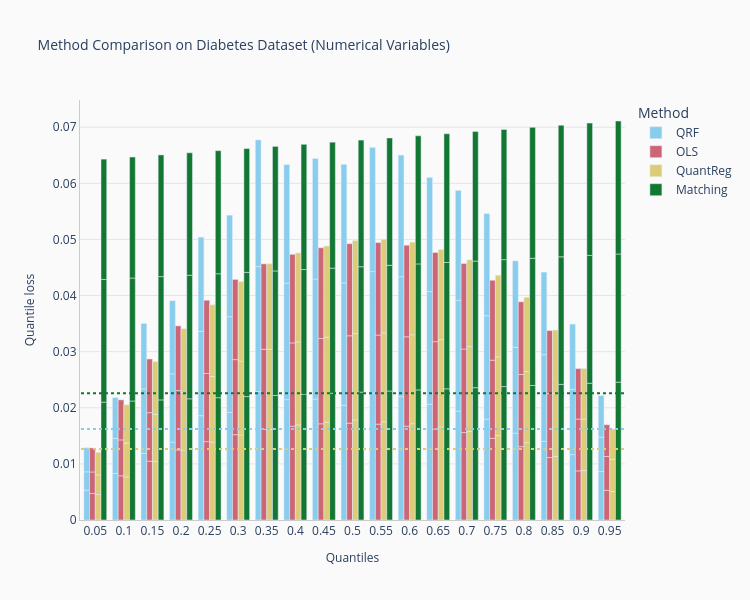

Notebook code for this chart:
### Markdown cell above
# Benchmarking methods

This notebook provides a guide to benchmarking different imputation methods using Microimpute through two example data sets.

### With sklearn's Diabetes data set

For data set details refer [here](https://scikit-learn.org/stable/datasets/toy_dataset.html).

### Code cell
from typing import List, Type

import pandas as pd

from microimpute.comparisons import *
from microimpute.config import RANDOM_STATE
from microimpute.models import *
from microimpute.visualizations import method_comparison_results
from microimpute.evaluations import *
from sklearn.datasets import load_diabetes
from sklearn.model_selection import train_test_split

import warnings

warnings.filterwarnings("ignore")

# 1. Prepare data
diabetes = load_diabetes()
df = pd.DataFrame(diabetes.data, columns=diabetes.feature_names)
X_train, X_test = train_test_split(
    df, test_size=0.2, random_state=RANDOM_STATE
)

predictors = ["age", "sex", "bmi", "bp"]
imputed_variables = ["s1", "s4"]  # Numerical variables

Y_test: pd.DataFrame = X_test[imputed_variables]

# 2. Run imputation methods
model_classes: List[Type[Imputer]] = [QRF, OLS, QuantReg, Matching]
method_imputations = get_imputations(
    model_classes, X_train, X_test, predictors, imputed_variables
)

# 3. Compare imputation methods using unified metrics function
# The function automatically detects that these are numerical variables and uses quantile loss
loss_comparison_df = compare_metrics(
    Y_test, method_imputations, imputed_variables
)

# 4. Plot results - filter for quantile loss metrics only
quantile_loss_df = loss_comparison_df[loss_comparison_df['Metric'] == 'quantile_loss']
comparison_viz = method_comparison_results(
    data=quantile_loss_df,
    metric="quantile_loss",
    data_format="long",
)
fig = comparison_viz.plot(
    title="Method Comparison on Diabetes Dataset (Numerical Variables)",
)
fig.show()

# Display summary statistics
print("Summary of quantile loss by method:")
summary = quantile_loss_df[quantile_loss_df['Imputed Variable'] == 'mean_quantile_loss'].groupby('Method')['Loss'].mean()
print(summary.sort_values())

# Evaluate sensitivity to predictors
leave_one_out_results = leave_one_out_analysis(
    df,
    predictors,
    imputed_variables,
    QRF
)

predictor_inclusion_results = progressive_predictor_inclusion(
    df,
    predictors,
    imputed_variables,
    QRF
)

print(f"Optimal subset: {predictor_inclusion_results['optimal_subset']}")
print(f"Optimal loss: {predictor_inclusion_results['optimal_loss']}")

# For step-by-step details:
print(predictor_inclusion_results['results_df'])

### Figure 1 — Plotly figure (JSON) as saved in the notebook; plotly's stock layout.template omitted (floating-point values rounded to 4 significant figures)
{"data": [{"alignmentgroup": "True", "hovertemplate": "Method=QRF<br>Quantiles=%{x}<br>Quantile loss=%{y}<extra></extra>", "legendgroup": "QRF", "marker": {"color": "#88CCEE", "pattern": {"shape": ""}}, "name": "QRF", "offsetgroup": "QRF", "orientation": "v", "showlegend": true, "textposition": "auto", "type": "bar", "x": ["0.05", "0.05", "0.05", "0.1", "0.1", "0.1", "0.15", "0.15", "0.15", "0.2", "0.2", "0.2", "0.25", "0.25", "0.25", "0.3", "0.3", "0.3", "0.35", "0.35", "0.35", "0.4", "0.4", "0.4", "0.45", "0.45", "0.45", "0.5", "0.5", "0.5", "0.55", "0.55", "0.55", "0.6", "0.6", "0.6", "0.65", "0.65", "0.65", "0.7", "0.7", "0.7", "0.75", "0.75", "0.75", "0.8", "0.8", "0.8", "0.85", "0.85", "0.85", "0.9", "0.9", "0.9", "0.95", "0.95", "0.95"], "xaxis": "x", "y": [0.005325, 0.003257, 0.004291, 0.008279, 0.006265, 0.007272, 0.01185, 0.0115, 0.01168, 0.01389, 0.01217, 0.01303, 0.01859, 0.01502, 0.0168, 0.01917, 0.01705, 0.01811, 0.02288, 0.02228, 0.02258, 0.02145, 0.02078, 0.02111, 0.02154, 0.0214, 0.02147, 0.02047, 0.02179, 0.02113, 0.02263, 0.02164, 0.02214, 0.02198, 0.02137, 0.02168, 0.02064, 0.02006, 0.02035, 0.01941, 0.01975, 0.01958, 0.01797, 0.01843, 0.0182, 0.01549, 0.0153, 0.01539, 0.014, 0.01545, 0.01473, 0.01165, 0.01163, 0.01164, 0.008636, 0.006136, 0.007386], "yaxis": "y"}, {"alignmentgroup": "True", "hovertemplate": "Method=OLS<br>Quantiles=%{x}<br>Quantile loss=%{y}<extra></extra>", "legendgroup": "OLS", "marker": {"color": "#CC6677", "pattern": {"shape": ""}}, "name": "OLS", "offsetgroup": "OLS", "orientation": "v", "showlegend": true, "textposition": "auto", "type": "bar", "x": ["0.05", "0.05", "0.05", "0.1", "0.1", "0.1", "0.15", "0.15", "0.15", "0.2", "0.2", "0.2", "0.25", "0.25", "0.25", "0.3", "0.3", "0.3", "0.35", "0.35", "0.35", "0.4", "0.4", "0.4", "0.45", "0.45", "0.45", "0.5", "0.5", "0.5", "0.55", "0.55", "0.55", "0.6", "0.6", "0.6", "0.65", "0.65", "0.65", "0.7", "0.7", "0.7", "0.75", "0.75", "0.75", "0.8", "0.8", "0.8", "0.85", "0.85", "0.85", "0.9", "0.9", "0.9", "0.95", "0.95", "0.95"], "xaxis": "x", "y": [0.004722, 0.003838, 0.00428, 0.007874, 0.006401, 0.007137, 0.01049, 0.008643, 0.009565, 0.01248, 0.01059, 0.01153, 0.01398, 0.01213, 0.01305, 0.0152, 0.01338, 0.01429, 0.01614, 0.0143, 0.01522, 0.01673, 0.01483, 0.01578, 0.01714, 0.0152, 0.01617, 0.01726, 0.01557, 0.01642, 0.01709, 0.01587, 0.01648, 0.01673, 0.01592, 0.01633, 0.0162, 0.01558, 0.01589, 0.01557, 0.01491, 0.01524, 0.01456, 0.01393, 0.01424, 0.01307, 0.01286, 0.01297, 0.01113, 0.01138, 0.01125, 0.008753, 0.009236, 0.008994, 0.005276, 0.006043, 0.00566], "yaxis": "y"}, {"alignmentgroup": "True", "hovertemplate": "Method=QuantReg<br>Quantiles=%{x}<br>Quantile loss=%{y}<extra></extra>", "legendgroup": "QuantReg", "marker": {"color": "#DDCC77", "pattern": {"shape": ""}}, "name": "QuantReg", "offsetgroup": "QuantReg", "orientation": "v", "showlegend": true, "textposition": "auto", "type": "bar", "x": ["0.05", "0.05", "0.05", "0.1", "0.1", "0.1", "0.15", "0.15", "0.15", "0.2", "0.2", "0.2", "0.25", "0.25", "0.25", "0.3", "0.3", "0.3", "0.35", "0.35", "0.35", "0.4", "0.4", "0.4", "0.45", "0.45", "0.45", "0.5", "0.5", "0.5", "0.55", "0.55", "0.55", "0.6", "0.6", "0.6", "0.65", "0.65", "0.65", "0.7", "0.7", "0.7", "0.75", "0.75", "0.75", "0.8", "0.8", "0.8", "0.85", "0.85", "0.85", "0.9", "0.9", "0.9", "0.95", "0.95", "0.95"], "xaxis": "x", "y": [0.004531, 0.00351, 0.004021, 0.007674, 0.006026, 0.00685, 0.01043, 0.008394, 0.009414, 0.01249, 0.01024, 0.01137, 0.01389, 0.01168, 0.01279, 0.01515, 0.01317, 0.01416, 0.01616, 0.01429, 0.01522, 0.01697, 0.01476, 0.01586, 0.01744, 0.01511, 0.01628, 0.01783, 0.01538, 0.0166, 0.01751, 0.01583, 0.01667, 0.01717, 0.01585, 0.01651, 0.01658, 0.01555, 0.01607, 0.01579, 0.01512, 0.01546, 0.01504, 0.01404, 0.01454, 0.01379, 0.01267, 0.01323, 0.01133, 0.01124, 0.01129, 0.008832, 0.009166, 0.008999, 0.005074, 0.005734, 0.005404], "yaxis": "y"}, {"alignmentgroup": "True", "hovertemplate": "Method=Matching<br>Quantiles=%{x}<br>Quantile loss=%{y}<extra></extra>", "legendgroup": "Matching", "marker": {"color": "#117733", "pattern": {"shape": ""}}, "name": "Matching", "offsetgroup": "Matching", "orientation": "v", "showlegend": true, "textposition": "auto", "type": "bar", "x": ["0.05", "0.05", "0.05", "0.1", "0.1", "0.1", "0.15", "0.15", "0.15", "0.2", "0.2", "0.2", "0.25", "0.25", "0.25", "0.3", "0.3", "0.3", "0.35", "0.35", "0.35", "0.4", "0.4", "0.4", "0.45", "0.45", "0.45", "0.5", "0.5", "0.5", "0.55", "0.55", "0.55", "0.6", "0.6", "0.6", "0.65", "0.65", "0.65", "0.7", "0.7", "0.7", "0.75", "0.75", "0.75", "0.8", "0.8", "0.8", "0.85", "0.85", "0.85", "0.9", "0.9", "0.9", "0.95", "0.95", "0.95"], "xaxis": "x", "y": [0.02101, 0.02187, 0.02144, 0.02121, 0.02192, 0.02156, 0.0214, 0.02197, 0.02169, 0.0216, 0.02203, 0.02181, 0.0218, 0.02208, 0.02194, 0.022, 0.02214, 0.02207, 0.02219, 0.02219, 0.02219, 0.02239, 0.02224, 0.02232, 0.02259, 0.0223, 0.02244, 0.02279, 0.02235, 0.02257, 0.02299, 0.02241, 0.0227, 0.02318, 0.02246, 0.02282, 0.02338, 0.02251, 0.02295, 0.02358, 0.02257, 0.02307, 0.02378, 0.02262, 0.0232, 0.02398, 0.02268, 0.02333, 0.02417, 0.02273, 0.02345, 0.02437, 0.02278, 0.02358, 0.02457, 0.02284, 0.0237], "yaxis": "y"}], "layout": {"barmode": "group", "height": 600, "legend": {"title": {"text": "Method"}, "tracegroupgap": 0}, "paper_bgcolor": "#FAFAFA", "plot_bgcolor": "#FAFAFA", "shapes": [{"line": {"color": "#88CCEE", "dash": "dot", "width": 2}, "name": "QRF Mean", "type": "line", "x0": -0.5, "x1": 18.5, "y0": 0.01624, "y1": 0.01624}, {"line": {"color": "#CC6677", "dash": "dot", "width": 2}, "name": "OLS Mean", "type": "line", "x0": -0.5, "x1": 18.5, "y0": 0.01266, "y1": 0.01266}, {"line": {"color": "#DDCC77", "dash": "dot", "width": 2}, "name": "QuantReg Mean", "type": "line", "x0": -0.5, "x1": 18.5, "y0": 0.01267, "y1": 0.01267}, {"line": {"color": "#117733", "dash": "dot", "width": 2}, "name": "Matching Mean", "type": "line", "x0": -0.5, "x1": 18.5, "y0": 0.02257, "y1": 0.02257}], "title": {"font": {"size": 14}, "text": "Method Comparison on Diabetes Dataset (Numerical Variables)"}, "width": 750, "xaxis": {"anchor": "y", "domain": [0, 1], "gridcolor": "#E5E5E5", "gridwidth": 1, "linecolor": "#CCCCCC", "showgrid": false, "showline": true, "title": {"font": {"size": 12}, "text": "Quantiles"}, "zeroline": false}, "yaxis": {"anchor": "x", "domain": [0, 1], "gridcolor": "#E5E5E5", "gridwidth": 1, "linecolor": "#CCCCCC", "showgrid": true, "showline": true, "title": {"font": {"size": 12}, "text": "Quantile loss"}, "zeroline": false}}}
